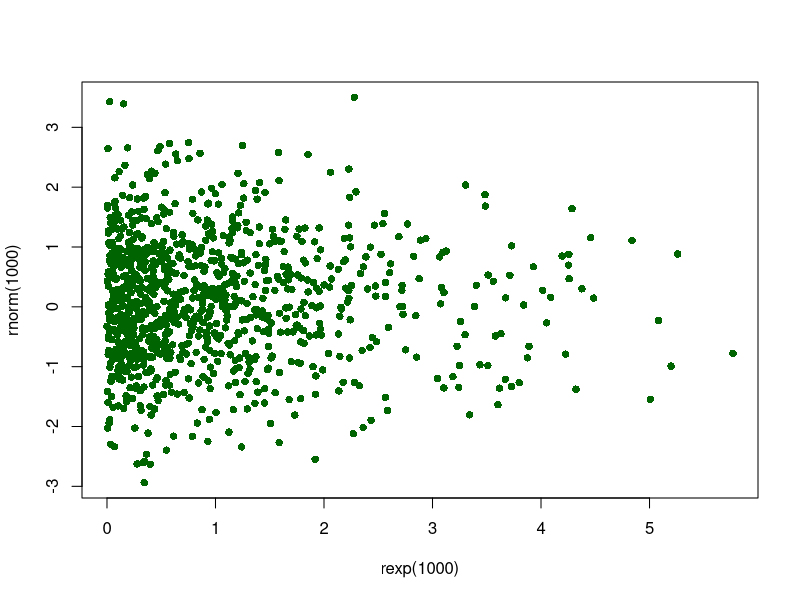

Source code (R):
## ---- chunk 1
plot(rexp(1000), rnorm(1000), col = "darkgreen", pch=16)
## ---- chunk 2
data(cars)
summary(lm(dist ~ speed, data = cars))
